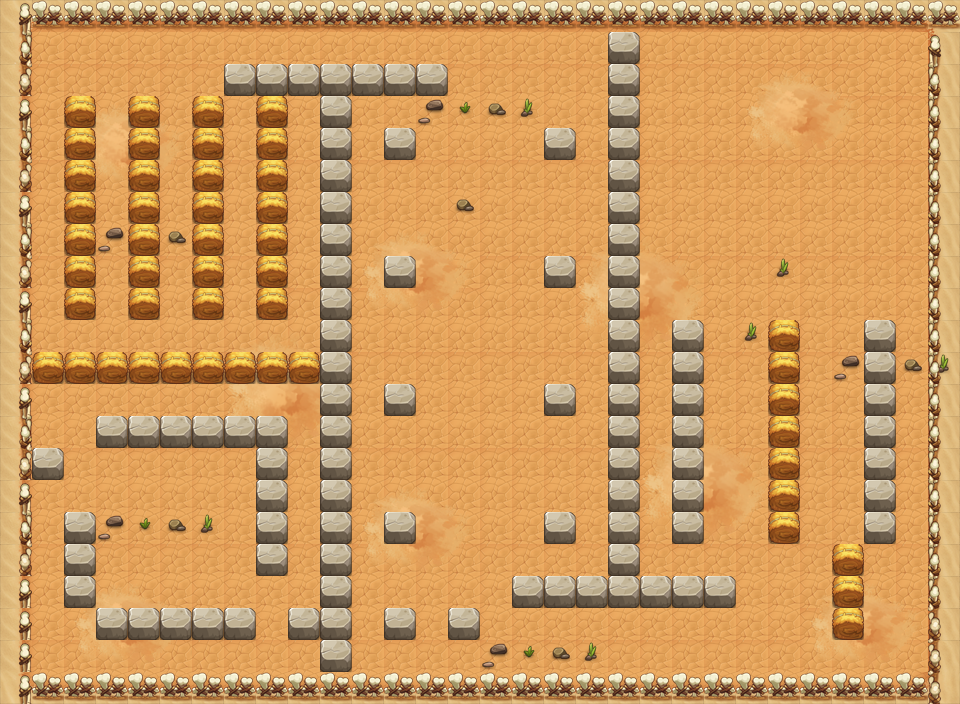

This is a level from a 2D game, rendered from its Tiled map with the project's own tilesets. A one-line summary and the map file follow, with tile-layer data summarised:
An orthogonal 30x22 tile map with 32x32 px tiles, 6 tile layers (PASS, 块层 2, 块层 15, 块层 17, ...) and 101 objects (85x TRAP, 15x MONSTER, PLAYER).

<map version="1.0" orientation="orthogonal" width="30" height="22" tilewidth="32" tileheight="32">
 <properties>
  <property name="DESTRY1" value="255" />
  <property name="DESTRY2" value="314" />
  <property name="DESTRY3" value="144" />
  <property name="DESTRY4" value="173" />
  <property name="DESTRY_COUNT" value="4" />
  <property name="EXP" value="470" />
  <property name="ITEM" value="D012" />
  <property name="LOSE_SCRIPT" value="" />
  <property name="MONEY" value="705" />
  <property name="START_SCRIPT" value="lv40" />
  <property name="WIN_SCRIPT" value="Map40Plot2" />
 </properties>
 <tileset firstgid="1" name="hmpy" tilewidth="32" tileheight="32">
  <image source="hmpy.png" width="500" height="1024" />
 </tileset>
 <layer name="PASS" width="30" height="22">
  <data>[660 cells, 240 non-empty, 6 distinct tile ids]</data>
 </layer>
 <layer name="块层 2" width="30" height="22">
  <data>[660 cells, 660 non-empty, 19 distinct tile ids]</data>
 </layer>
 <layer name="块层 15" width="30" height="22">
  <data>[660 cells, 143 non-empty, 32 distinct tile ids]</data>
 </layer>
 <layer name="块层 17" width="30" height="22">
  <data>[660 cells, 140 non-empty, 2 distinct tile ids]</data>
 </layer>
 <layer name="块层 4" width="30" height="22">
  <data>[660 cells, 72 non-empty, 5 distinct tile ids]</data>
 </layer>
 <layer name="块层 3" width="30" height="22">
  <data>[660 cells, 29 non-empty, 2 distinct tile ids]</data>
 </layer>
 <objectgroup name="对象层 1" width="30" height="22">
  <object name="PLAYER" type="PLAYER" x="32" y="576" width="32" height="32" />
  <object name="bh1" type="TRAP" x="704" y="128" width="32" height="32">
   <properties>
    <property name="trap_floor" value="true" />
    <property name="trap_id" value="2" />
    <property name="trap_sh" value="0.1" />
    <property name="trap_sw" value="0.1" />
   </properties>
  </object>
  <object name="liusha" type="TRAP" x="704" y="128" width="32" height="32">
   <properties>
    <property name="lua_ai" value="trap_mire_ai" />
    <property name="trap_ani" value="liusha.actor" />
    <property name="trap_floor" value="true" />
    <property name="trap_sh" value="1" />
    <property name="trap_sw" value="1" />
   </properties>
  </object>
  <object name="bh1" type="TRAP" x="800" y="224" width="32" height="32">
   <properties>
    <property name="trap_floor" value="true" />
    <property name="trap_id" value="2" />
    <property name="trap_sh" value="0.1" />
    <property name="trap_sw" value="0.1" />
   </properties>
  </object>
  <object name="liusha" type="TRAP" x="800" y="224" width="32" height="32">
   <properties>
    <property name="lua_ai" value="trap_mire_ai" />
    <property name="trap_ani" value="liusha.actor" />
    <property name="trap_floor" value="true" />
    <property name="trap_sh" value="1" />
    <property name="trap_sw" value="1" />
   </properties>
  </object>
  <object name="belt_left" type="TRAP" x="576" y="544" width="32" height="32">
   <properties>
    <property name="lua_ai" value="trap_belt_left_ai" />
    <property name="trap_ani" value="belt_left.actor" />
    <property name="trap_floor" value="true" />
   </properties>
  </object>
  <object name="belt_down" type="TRAP" x="352" y="416" width="32" height="32">
   <properties>
    <property name="lua_ai" value="trap_belt_down_ai" />
    <property name="trap_ani" value="belt_down.actor" />
    <property name="trap_floor" value="true" />
   </properties>
  </object>
  <object name="belt_down" type="TRAP" x="576" y="320" width="32" height="32">
   <properties>
    <property name="lua_ai" value="trap_belt_down_ai" />
    <property name="trap_ani" value="belt_down.actor" />
    <property name="trap_floor" value="true" />
   </properties>
  </object>
  <object name="belt_down" type="TRAP" x="576" y="384" width="32" height="32">
   <properties>
    <property name="lua_ai" value="trap_belt_down_ai" />
    <property name="trap_ani" value="belt_down.actor" />
    <property name="trap_floor" value="true" />
   </properties>
  </object>
  <object name="belt_down" type="TRAP" x="576" y="352" width="32" height="32">
   <properties>
    <property name="lua_ai" value="trap_belt_down_ai" />
    <property name="trap_ani" value="belt_down.actor" />
    <property name="trap_floor" value="true" />
   </properties>
  </object>
  <object name="belt_right" type="TRAP" x="352" y="96" width="32" height="32">
   <properties>
    <property name="lua_ai" value="trap_belt_right_ai" />
    <property name="trap_ani" value="belt_right.actor" />
    <property name="trap_floor" value="true" />
   </properties>
  </object>
  <object name="belt_down" type="TRAP" x="576" y="256" width="32" height="32">
   <properties>
    <property name="lua_ai" value="trap_belt_down_ai" />
    <property name="trap_ani" value="belt_down.actor" />
    <property name="trap_floor" value="true" />
   </properties>
  </object>
  <object name="belt_down" type="TRAP" x="576" y="128" width="32" height="32">
   <properties>
    <property name="lua_ai" value="trap_belt_down_ai" />
    <property name="trap_ani" value="belt_down.actor" />
    <property name="trap_floor" value="true" />
   </properties>
  </object>
  <object name="belt_down" type="TRAP" x="576" y="160" width="32" height="32">
   <properties>
    <property name="lua_ai" value="trap_belt_down_ai" />
    <property name="trap_ani" value="belt_down.actor" />
    <property name="trap_floor" value="true" />
   </properties>
  </object>
  </objectgroup>
 <objectgroup name="m1" width="30" height="22">
  <!-- 3 objects omitted --></objectgroup>
 <objectgroup name="m2" width="30" height="22">
  <!-- 3 objects omitted --></objectgroup>
 <objectgroup name="m3" width="30" height="22">
  <!-- 3 objects omitted --></objectgroup>
 <objectgroup name="m4" width="30" height="22">
  <!-- 3 objects omitted --></objectgroup>
 <objectgroup name="m5" width="30" height="22">
  <!-- 3 objects omitted --></objectgroup>
</map>
<!-- 87 of 101 objects omitted -->
